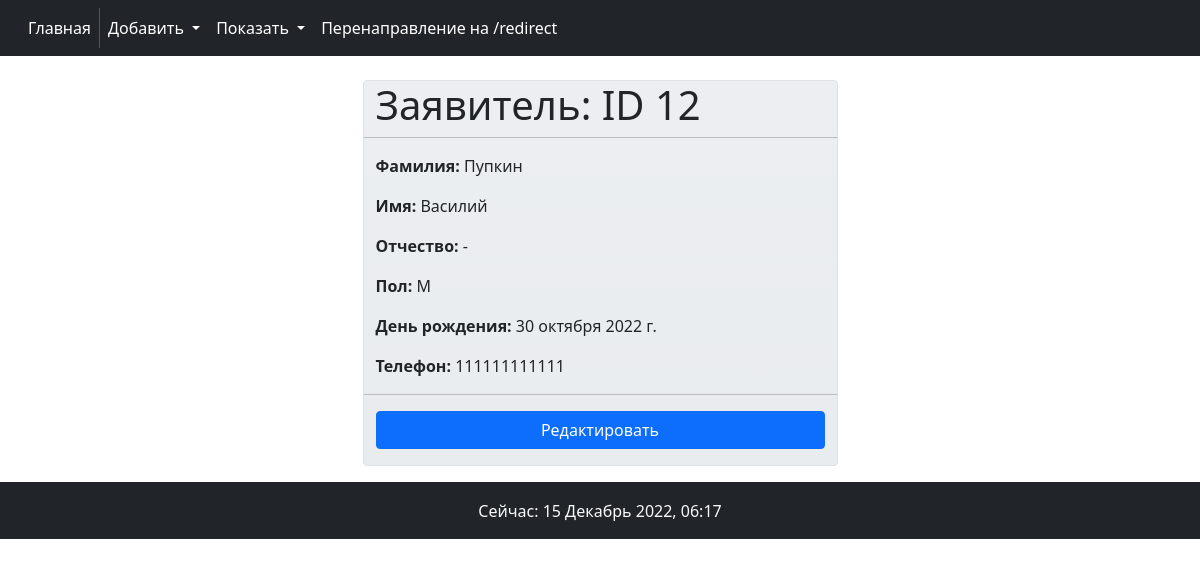
The page /applicant/12/ on the database as committed earlier.
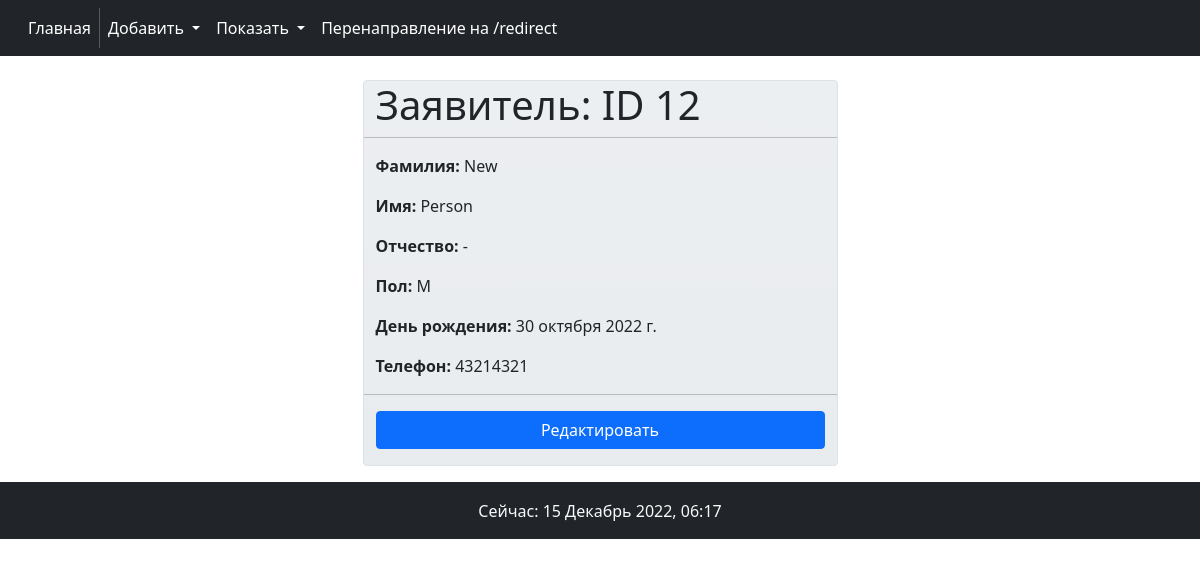
The same page on the database as committed later.
### app112/models.py (models this page shows, shortened)
class Applicant(models.Model):
    surname = models.CharField('Фамилия', max_length=255)
    name = models.CharField('Имя', max_length=255)
    patronymic = models.CharField('Отчество', max_length=255, blank=True)
    birthday = models.DateTimeField('День рождения', blank=True)
    gender = models.CharField('Пол', max_length=255, choices=consts.GENDER_CHOICE, default=consts.GENDER_CHOICE[0])
    photo = models.ImageField('Фотография', upload_to='photo/', default='/', blank=True)
    phone = models.PositiveBigIntegerField('Телефон', blank=True, null=True)
    descr_state_health = models.TextField('Описание состояния здоровья', blank=True, default='Практически здоров',
                                          help_text='Аллергоанамнез, хранические заболевания и т.д.')
    class Meta:
        verbose_name = 'Заявитель'
        verbose_name_plural = 'Заявители'
        ordering = ('surname', 'name', 'patronymic')

### app112/views.py (the view)
# urls.py: path('applicant/<int:pk>/', get_applicant, name='get_applicant'),
def get_applicant(request, pk):
    applicant = get_object_or_404(models.Applicant, id=pk)
    return render(request, 'app112/applicant.html', {'applicant': applicant, 'title': 'Заявитель'})

### app112/templates/app112/applicant.html
{% extends 'app112/base.html' %}
{% block content %}
<div class="row justify-content-center border rounded bg-gradient" style="background-color: #e9ecef">
    <h1 class="display-6"> Заявитель: ID {{applicant.id}}</h1>
    <hr>
    <p><b>Фамилия:</b> {{applicant.surname|lower|capfirst}}</p>
    <p><b>Имя:</b> {{applicant.name|lower|capfirst}}</p>
    <p><b>Отчество:</b> {{applicant.patronymic|lower|capfirst|default:'-'}}</p>
    <p><b>Пол:</b> {{applicant.gender|capfirst}}</p>
    <p><b>День рождения:</b> {{applicant.birthday|date|default:'-'}}</p>
    <p><b>Телефон:</b> {{applicant.phone|default:'-'}}</p>
    <hr>
    <p class="d-grid"><a class="btn btn-primary" href="{% url 'app112:edit_applicant' applicant.id %}">Редактировать</a></p>
</div>
{% endblock %}

Rows that differ between the two databases and show on the page:
changed Applicant id 12: surname "Пупкин" → "New"; name "Василий" → "Person"; phone "111111111111" → "43214321"
